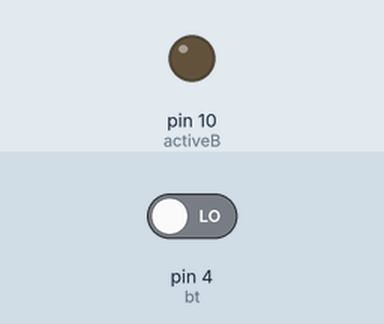
Bench run of a sketch on a simulated Arduino Uno, built with avr-gcc and run on an emulated ATmega328P. On the bench: output pins drawn as LEDs (lit = HIGH). Inputs (shaded band) come from the test bench; at power-on: pin 4 (bt) LOW.

Above: at 1.2 s.
1.3 s: pin 4 (bt) driven HIGH
At 2.1 s:
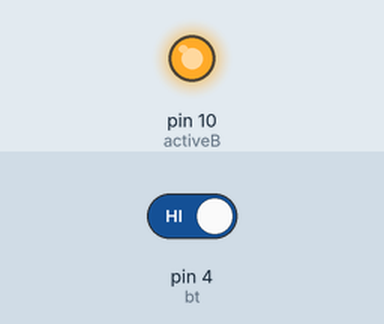
2.8 s: pin 4 (bt) driven LOW
At 3.2 s:
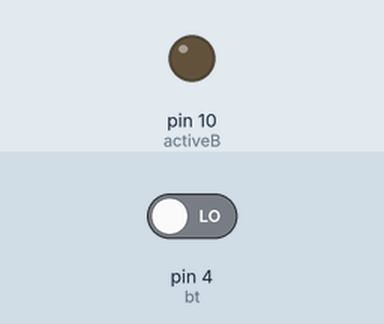
Timing chart, 0 to 5.8 s (numbered marks = the images above; inputs shaded):
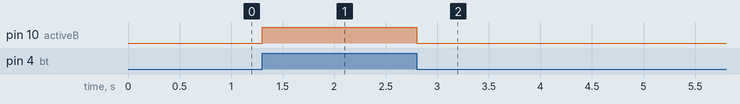

The sketch:

ActiveBuzzer3.ino
```cpp
const int activeB =10;
const int bt = 4;

void setup() {
  // put your setup code here, to run once:
  pinMode(activeB, OUTPUT);
  pinMode(bt, INPUT);
}

void loop() {
  // put your main code here, to run repeatedly:
  int btState = digitalRead(bt);
  digitalWrite(activeB, btState);
}
```

Measured:
- after the input at 1.3 s, pin 10 (activeB): LOW → HIGH at once
- after the input at 2.8 s, pin 10 (activeB): HIGH → LOW at once
